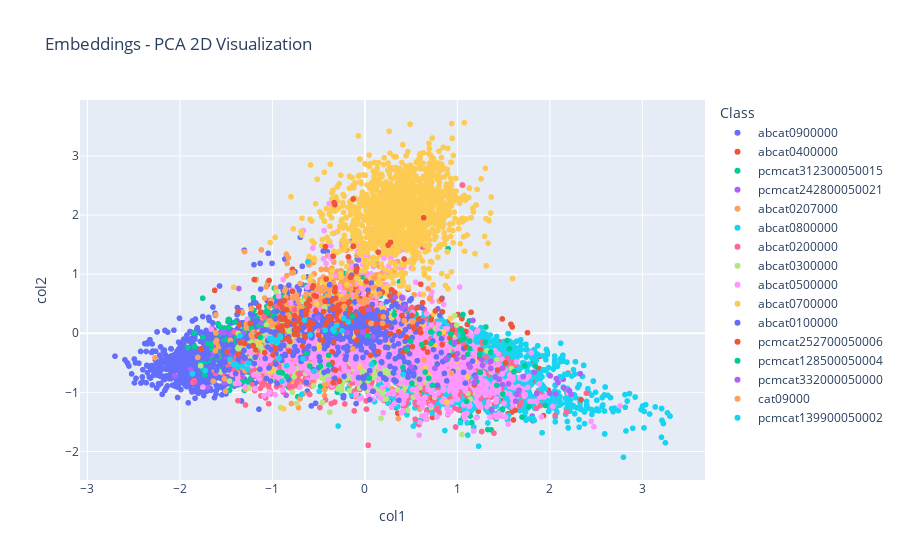

The notebook cell this image was saved under:
### Markdown cell above
#### 3.2.1. Train and Evaluate Text Model

### Code cell
# Combine text columns to form the feature set
X_train = train_df[text_columns].values
X_test = test_df[text_columns].values

# Train and evaluate models
trained_models = train_classic(X_train, X_test, y_train, y_test)

### Figure 1 — Plotly figure (JSON) as saved in the notebook; plotly's stock layout.template omitted (floating-point values rounded to 4 significant figures; data arrays with more than 128 entries replaced by an {"elided": "..."} marker saying what was removed)
{"data": [{"hovertemplate": "Class=abcat0900000<br>col1=%{x}<br>col2=%{y}<extra></extra>", "legendgroup": "abcat0900000", "marker": {"color": "#636efa", "symbol": "circle"}, "mode": "markers", "name": "abcat0900000", "showlegend": true, "type": "scattergl", "x": {"elided": "2796 float values"}, "xaxis": "x", "y": {"elided": "2796 float values"}, "yaxis": "y"}, {"hovertemplate": "Class=abcat0400000<br>col1=%{x}<br>col2=%{y}<extra></extra>", "legendgroup": "abcat0400000", "marker": {"color": "#EF553B", "symbol": "circle"}, "mode": "markers", "name": "abcat0400000", "showlegend": true, "type": "scattergl", "x": {"elided": "1049 float values"}, "xaxis": "x", "y": {"elided": "1049 float values"}, "yaxis": "y"}, {"hovertemplate": "Class=pcmcat312300050015<br>col1=%{x}<br>col2=%{y}<extra></extra>", "legendgroup": "pcmcat312300050015", "marker": {"color": "#00cc96", "symbol": "circle"}, "mode": "markers", "name": "pcmcat312300050015", "showlegend": true, "type": "scattergl", "x": {"elided": "1462 float values"}, "xaxis": "x", "y": {"elided": "1462 float values"}, "yaxis": "y"}, {"hovertemplate": "Class=pcmcat242800050021<br>col1=%{x}<br>col2=%{y}<extra></extra>", "legendgroup": "pcmcat242800050021", "marker": {"color": "#ab63fa", "symbol": "circle"}, "mode": "markers", "name": "pcmcat242800050021", "showlegend": true, "type": "scattergl", "x": {"elided": "355 float values"}, "xaxis": "x", "y": {"elided": "355 float values"}, "yaxis": "y"}, {"hovertemplate": "Class=abcat0207000<br>col1=%{x}<br>col2=%{y}<extra></extra>", "legendgroup": "abcat0207000", "marker": {"color": "#FFA15A", "symbol": "circle"}, "mode": "markers", "name": "abcat0207000", "showlegend": true, "type": "scattergl", "x": {"elided": "915 float values"}, "xaxis": "x", "y": {"elided": "915 float values"}, "yaxis": "y"}, {"hovertemplate": "Class=abcat0800000<br>col1=%{x}<br>col2=%{y}<extra></extra>", "legendgroup": "abcat0800000", "marker": {"color": "#19d3f3", "symbol": "circle"}, "mode": "markers", "name": "abcat0800000", "showlegend": true, "type": "scattergl", "x": {"elided": "1998 float values"}, "xaxis": "x", "y": {"elided": "1998 float values"}, "yaxis": "y"}, {"hovertemplate": "Class=abcat0200000<br>col1=%{x}<br>col2=%{y}<extra></extra>", "legendgroup": "abcat0200000", "marker": {"color": "#FF6692", "symbol": "circle"}, "mode": "markers", "name": "abcat0200000", "showlegend": true, "type": "scattergl", "x": {"elided": "1042 float values"}, "xaxis": "x", "y": {"elided": "1042 float values"}, "yaxis": "y"}, {"hovertemplate": "Class=abcat0300000<br>col1=%{x}<br>col2=%{y}<extra></extra>", "legendgroup": "abcat0300000", "marker": {"color": "#B6E880", "symbol": "circle"}, "mode": "markers", "name": "abcat0300000", "showlegend": true, "type": "scattergl", "x": {"elided": "810 float values"}, "xaxis": "x", "y": {"elided": "810 float values"}, "yaxis": "y"}, {"hovertemplate": "Class=abcat0500000<br>col1=%{x}<br>col2=%{y}<extra></extra>", "legendgroup": "abcat0500000", "marker": {"color": "#FF97FF", "symbol": "circle"}, "mode": "markers", "name": "abcat0500000", "showlegend": true, "type": "scattergl", "x": {"elided": "1681 float values"}, "xaxis": "x", "y": {"elided": "1681 float values"}, "yaxis": "y"}, {"hovertemplate": "Class=abcat0700000<br>col1=%{x}<br>col2=%{y}<extra></extra>", "legendgroup": "abcat0700000", "marker": {"color": "#FECB52", "symbol": "circle"}, "mode": "markers", "name": "abcat0700000", "showlegend": true, "type": "scattergl", "x": {"elided": "1692 float values"}, "xaxis": "x", "y": {"elided": "1692 float values"}, "yaxis": "y"}, {"hovertemplate": "Class=abcat0100000<br>col1=%{x}<br>col2=%{y}<extra></extra>", "legendgroup": "abcat0100000", "marker": {"color": "#636efa", "symbol": "circle"}, "mode": "markers", "name": "abcat0100000", "showlegend": true, "type": "scattergl", "x": {"elided": "578 float values"}, "xaxis": "x", "y": {"elided": "578 float values"}, "yaxis": "y"}, {"hovertemplate": "Class=pcmcat252700050006<br>col1=%{x}<br>col2=%{y}<extra></extra>", "legendgroup": "pcmcat252700050006", "marker": {"color": "#EF553B", "symbol": "circle"}, "mode": "markers", "name": "pcmcat252700050006", "showlegend": true, "type": "scattergl", "x": {"elided": "211 float values"}, "xaxis": "x", "y": {"elided": "211 float values"}, "yaxis": "y"}, {"hovertemplate": "Class=pcmcat128500050004<br>col1=%{x}<br>col2=%{y}<extra></extra>", "legendgroup": "pcmcat128500050004", "marker": {"color": "#00cc96", "symbol": "circle"}, "mode": "markers", "name": "pcmcat128500050004", "showlegend": true, "type": "scattergl", "x": [0.7286, 0.4957, 1.612, -0.3899, -0.1353, 0.4115, -0.4812, -0.5967, 1.059, 0.3168, -0.894, 1.098, 1.361, 0.9318, 1.949, 1.133, 1.129, 1.061, 1.729, 0.0981, 1.072, 0.6891, 0.8924, 1.209, -1.129, -0.9292, 1.033, 0.8036, 1.368, -0.8455, 1.247, 1.698, 1.426, 0.9616, -0.6284, 1.843, 0.6146, 0.6515, 0.4564, 1.134, 1.562, 1.24, 1.486, 0.04771, 0.5077, 0.929, 1.49, 1.072, -0.3143, 1.301, 1.772, 1.042, 0.0355, 0.7144, 1.112, 0.7106, -0.3932, 1.537], "xaxis": "x", "y": [-0.8819, -0.1354, -0.6527, -0.5359, 0.2847, -0.5777, -0.5572, -0.5552, 0.3162, 0.3168, -0.671, -1.153, -0.3213, -0.1531, -1.221, -0.26, 0.2089, -0.026, -0.5493, -0.4953, -0.0853, -0.761, -0.4232, -0.8165, -0.06922, -0.6611, 0.06155, -0.005709, -1.287, -0.7316, -0.6635, -1.417, -0.8802, -0.186, -0.346, -0.5562, -0.1914, -0.6564, -0.2782, -0.132, -0.26, -0.3548, -1.289, -0.759, -0.8458, -0.01194, -1.029, -0.0853, 0.01614, -0.1509, -1.247, -0.1108, -0.04334, -0.1734, -0.3547, 0.02197, -0.3732, -0.123], "yaxis": "y"}, {"hovertemplate": "Class=pcmcat332000050000<br>col1=%{x}<br>col2=%{y}<extra></extra>", "legendgroup": "pcmcat332000050000", "marker": {"color": "#ab63fa", "symbol": "circle"}, "mode": "markers", "name": "pcmcat332000050000", "showlegend": true, "type": "scattergl", "x": [-0.02339, 0.4047, 1.666, 1.168, 2.069, 1.486, 1.137, 2.327, 2.327, 1.858, 2.327, 0.03653, 1.36, 0.4362, 1.641, -0.1924, 1.18, 0.9916, 1.411, 1.264, 1.199, 1.121, 2.211, -0.5087, -0.1924, 2.152, -0.5087, 0.499, 1.359, 0.08925, 0.03653, -0.02339, 1.001, 0.399, -0.02339, 0.399, 1.36, -0.1924, -0.1924, 0.8778, 1.63, 1.486, 1.452, -0.1924, 2.062, 0.9709, 2.004, 1.36, 0.7561, -0.5087, 1.36, 1.272, 1.452, 0.4047, 2.211, 1.452, 1.371, 0.4047, 0.3287, 0.399, 1.553, 1.485, 0.4011, 1.452, 1.452, 1.452, 2.088, 1.36, -0.5087, -0.02339, -0.6377, 1.998, 0.03653, 1.711, 1.834, 1.452, 1.36, -0.6377, 2.228, 1.066, 1.452, 0.4047], "xaxis": "x", "y": [0.01885, 0.5948, -0.9632, 0.2164, -0.7672, -0.8698, -0.572, -0.6853, -0.6853, -1.019, -0.6853, 0.4007, -0.5946, 0.4613, -1.038, 0.01546, -0.8334, -0.4367, -0.7395, -0.4491, -0.7507, -0.5258, -0.9722, 0.2615, 0.01546, -0.9222, 0.2615, -0.5657, -0.4773, -0.05684, 0.4007, 0.01885, -0.3446, 0.6089, 0.01885, 0.6089, -0.5946, 0.01546, 0.01546, -0.4269, -1.149, -0.8698, -0.778, 0.01546, -1.024, -0.1562, -0.7208, -0.5946, -0.5935, 0.2615, -0.5946, -0.5424, -0.778, 0.5948, -0.9722, -0.778, -1.294, 0.5948, 0.6096, 0.6089, -0.8553, -0.5942, 0.4219, -0.778, -0.778, -0.778, -0.8344, -0.5946, 0.2615, 0.01885, -0.4207, -1.012, 0.4007, -0.7336, -0.6576, -0.778, -0.5946, -0.4207, -1.036, -0.4078, -0.778, 0.5948], "yaxis": "y"}, {"hovertemplate": "Class=cat09000<br>col1=%{x}<br>col2=%{y}<extra></extra>", "legendgroup": "cat09000", "marker": {"color": "#FFA15A", "symbol": "circle"}, "mode": "markers", "name": "cat09000", "showlegend": true, "type": "scattergl", "x": {"elided": "132 float values"}, "xaxis": "x", "y": {"elided": "132 float values"}, "yaxis": "y"}, {"hovertemplate": "Class=pcmcat139900050002<br>col1=%{x}<br>col2=%{y}<extra></extra>", "legendgroup": "pcmcat139900050002", "marker": {"color": "#19d3f3", "symbol": "circle"}, "mode": "markers", "name": "pcmcat139900050002", "showlegend": true, "type": "scattergl", "x": [-0.9525, -1.256, -0.9138, -1.269, -1.004, -1.865, -0.2278, 0.07141, -0.8459, -0.9497, -0.1799, -0.9478, -0.6543, -0.9166, -1.006, -0.593, -0.5515, -0.3364, -1.727, -1.424, -0.9285, -1.007, -0.9519, -0.67, -0.9679, -1.462, -1.372, -0.9138, -1.391, -1.03, -0.6177, -1.321, -0.9145, -0.3064, -0.9138, -0.4301, -0.3477, -0.9519, -0.9478, -1.35, -0.2474, -0.8965, 0.4123, -0.9728], "xaxis": "x", "y": [-0.1281, -0.5054, -0.07338, -0.6041, -0.08909, -0.6871, 0.2514, -0.529, -0.5494, -0.1153, 0.1914, -0.1481, 0.2229, -0.03972, -0.1249, -0.02894, -0.64, 0.03781, -0.6312, -0.5294, -0.4272, -0.1033, -0.1649, -0.4339, -0.1472, -0.44, -0.5674, -0.07338, -0.5317, -0.09055, 1.207, -0.5542, -0.07078, 0.1271, -0.07338, 0.05107, 0.06581, -0.1649, -0.1481, -0.04215, 0.04178, -0.8128, -0.6959, -0.1154], "yaxis": "y"}], "layout": {"legend": {"title": {"text": "Class"}, "tracegroupgap": 0}, "title": {"text": "Embeddings - PCA 2D Visualization"}, "xaxis": {"anchor": "y", "domain": [0, 1], "title": {"text": "col1"}}, "yaxis": {"anchor": "x", "domain": [0, 1], "title": {"text": "col2"}}}}
